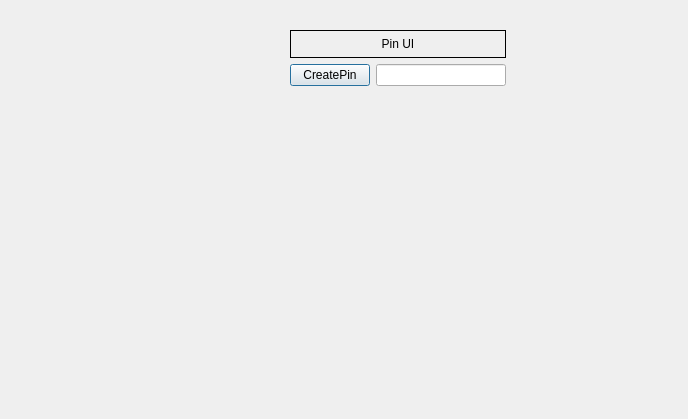
<?xml version="1.0" encoding="UTF-8"?>
<ui version="4.0">
 <class>Pin</class>
 <widget class="QDialog" name="Pin">
  <property name="geometry">
   <rect>
    <x>0</x>
    <y>0</y>
    <width>688</width>
    <height>419</height>
   </rect>
  </property>
  <property name="windowTitle">
   <string>Dialog</string>
  </property>
  <widget class="QWidget" name="verticalLayoutWidget">
   <property name="geometry">
    <rect>
     <x>290</x>
     <y>30</y>
     <width>216</width>
     <height>62</height>
    </rect>
   </property>
   <layout class="QGridLayout" name="gridLayout">
    <item row="0" column="0">
     <widget class="QLabel" name="label">
      <property name="frameShape">
       <enum>QFrame::Shape::Box</enum>
      </property>
      <property name="text">
       <string>Pin UI</string>
      </property>
      <property name="alignment">
       <set>Qt::AlignmentFlag::AlignCenter</set>
      </property>
     </widget>
    </item>
    <item row="1" column="0">
     <layout class="QFormLayout" name="formLayout">
      <item row="0" column="0">
       <widget class="QPushButton" name="pushButton">
        <property name="text">
         <string>CreatePin</string>
        </property>
       </widget>
      </item>
      <item row="0" column="1">
       <widget class="QLineEdit" name="lineEdit"/>
      </item>
     </layout>
    </item>
   </layout>
  </widget>
 </widget>
 <resources/>
 <connections/>
</ui>
